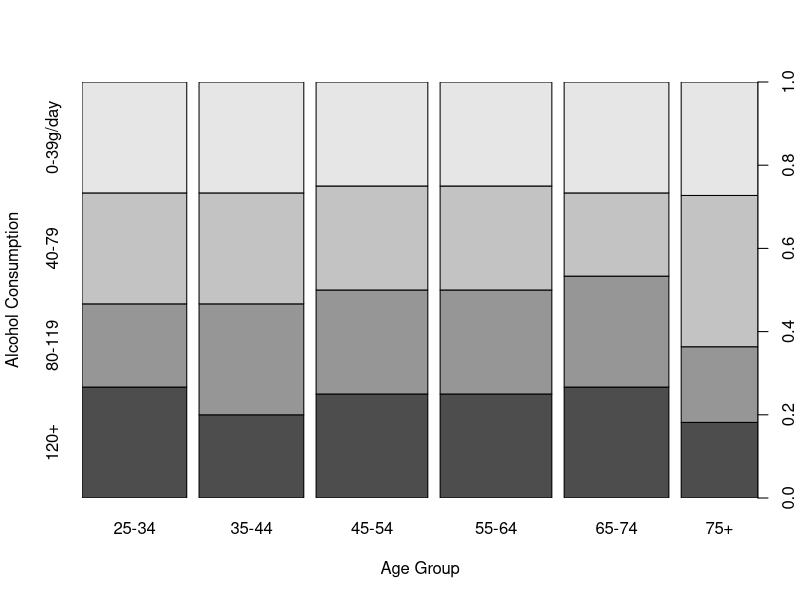

Reproduce this figure in R.
## ---- chunk 1
knitr::opts_chunk$set(echo = TRUE)
library(ggplot2)
## ---- chunk 2
summary(cars)
## ---- chunk 3
plot(esoph$agegp,esoph$alcgp,xlab="Age Group",ylab="Alcohol Consumption")
